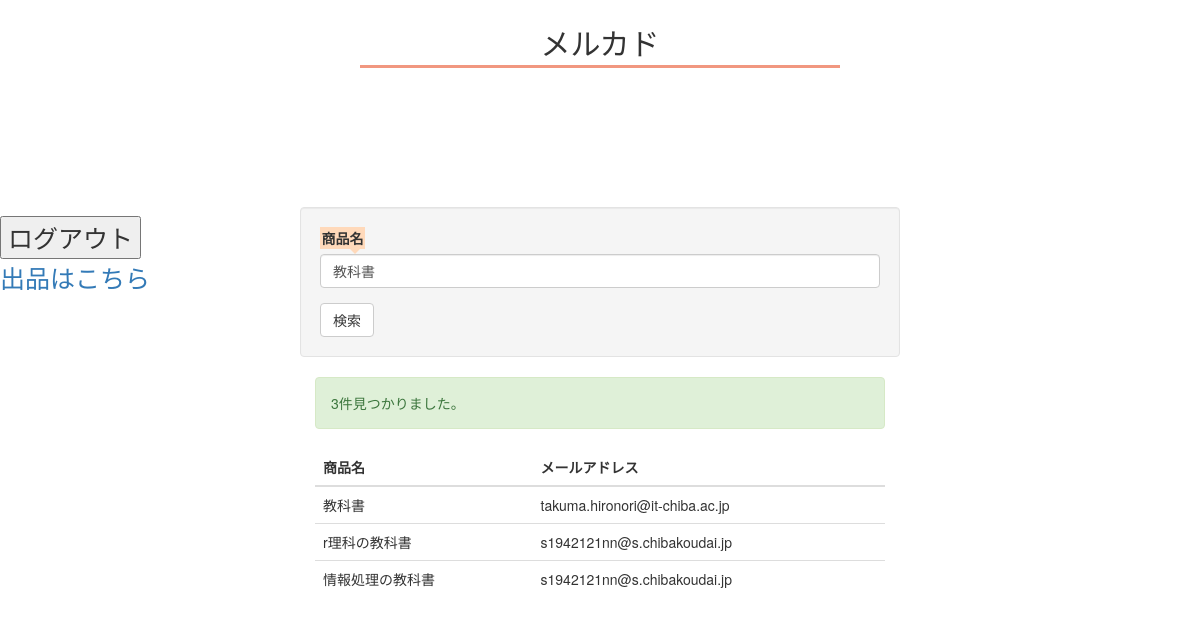
Screenshot of /index.php?name=教科書 (signed in) with the database file from the repository.
### tables this page shows
CREATE TABLE `product` (
  `id` int(11) NOT NULL AUTO_INCREMENT,
  `name` varchar(64) DEFAULT NULL,
  `email` varchar(191) NOT NULL,
  PRIMARY KEY (`id`)
);

### public/model.php (called while the page is built, shortened)
<?php
function getUserData($params){
	$host = DB_HOST;
    $db   = DB_NAME;
    $user = DB_USER;
    $pass = DB_PASS;
	$Mysqli = new mysqli($host, $user, $pass, $db);
	$where = [];
	if(!empty($params['name'])){
		$where[] = "name like '%{$params['name']}%'";
	}
	if($where){
		$whereSql = implode(' AND ', $where);
		$sql = 'select * from product where ' . $whereSql ;
	}else{
		$sql = 'select * from product';
	}
	$PDataSet = $Mysqli->query($sql);
	$result = [];
	while($row = $PDataSet->fetch_assoc()){
		$result[] = $row;
	}
	return $result;
}

### public/index.php (the view, shortened to what this page needs)
<?php
include_once('model.php');
$PData = getUserData($_GET);
?>
<!DOCTYPE HTML>
<html lang="ja">
<head>
<link rel="stylesheet" href="style.css">
<link rel="stylesheet" href="https://maxcdn.bootstrapcdn.com/bootstrap/3.3.0/css/bootstrap.min.css">
<link rel="stylesheet" href="css.php">
</head>
<body>
<h2>メルカド</h2>
<div id="link">
　　<form  method="POST" action="logout.php">
    <input type="submit" name="logout" value="ログアウト">
    <p><a href="./shuppin.php">出品はこちら</a></p>
   </form>
</div>
<div class="col-xs-6 col-xs-offset-3 well">
	<form method="get" action="">
		<div class="form-group">
			<label for="InputName">商品名</label>
			<input name="name" class="form-control" id="InputName" value="<?php echo isset($_GET['name']) ? htmlspecialchars($_GET['name']) : '' ?>">
		</div>
		<input type="submit" class="btn btn-default" name="search" value="検索"/>
	</form>
</div>
<div class="col-xs-6 col-xs-offset-3">
	<?php if(isset($PData) && count($PData)): ?>
		<p class="alert alert-success"><?php echo count($PData) ?>件見つかりました。</p>
		<table class="table">
			<thead>
				<tr>
					<th>商品名</th>
					<th>メールアドレス</th>
				</tr>
			</thead>
			<tbody>
				<?php foreach($PData as $row): ?>
					<tr>
						<td><?php echo htmlspecialchars($row['name']) ?></td>
						<td><?php echo htmlspecialchars($row['email']) ?></td>
					</tr>
				<?php endforeach; ?>
			</tbody>
		</table>
	<?php else: ?>
		<p class="alert alert-danger">検索対象は見つかりませんでした。</p>
	<?php endif; ?>
</div>
</body>
</html>

### public/style.css (style rules this page uses)
h2 { font-size: 60px; width: 40%; margin: 30px auto; text-align: center; font-family: serif; padding: 0.2em; color: #010101; background: #FFFF; border-bottom: solid 3px #f19780; }
body { background-color:#FFFF; }
label { position: relative; padding: 0.1em; background: #ffd9ba; }
label:after { position: absolute; content: ''; top: 100%; left: 30px; border: 5px solid transparent; border-top: 5px solid #ffd9ba; width: 0; height: 0; }
#link { font-size: 25px; margin-right: auto; width: 20%; position: relative; top: 100px; line-height: 1.5em; }

### rows the page displays
product: name "教科書", email "takuma.hironori@it-chiba.ac.jp"
product: name "r理科の教科書", email "s1942121nn@s.chibakoudai.jp"
product: name "情報処理の教科書", email "s1942121nn@s.chibakoudai.jp"

### other values shown
count($PData) "3"
